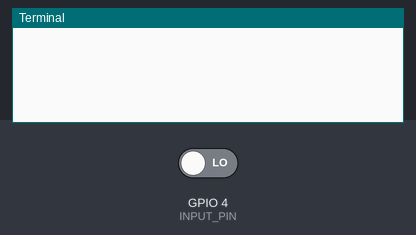
A program run on a simulated Raspberry Pi (BCM pin numbers). Parts: the last lines printed to the terminal. The inputs (shaded band) are chosen by the test bench; at power-on: GPIO 4 (INPUT_PIN) LOW.

Above: at 1.2 s.
1.3 s: GPIO 4 (INPUT_PIN) driven HIGH
At 1.9 s:
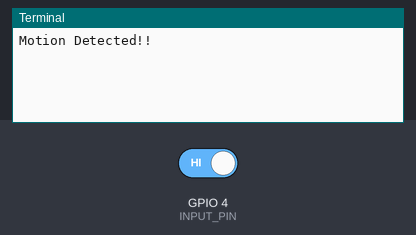
2.8 s: GPIO 4 (INPUT_PIN) driven LOW
At 4.2 s:
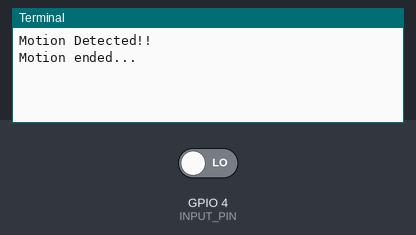

Measured:
- after the input at 1.3 s, the terminal: prints a new line at once (image 1)
- after the input at 2.8 s, the terminal: prints a new line at once (image 2)

The program:

pirMotionSensor.py
```python
import RPi.GPIO as GPIO        #GPIO를 사용하기 위해 추가
import time                    #time.sleep을 사용하기 위해 추가

INPUT_PIN = 4

g_nPirState = False
g_nVal = 0

GPIO.setmode(GPIO.BCM)
GPIO.setup(INPUT_PIN, GPIO.IN)

while True:
	g_nVal = GPIO.input(INPUT_PIN)
	if g_nVal:
		if g_nVal:
			if not g_nPirState:
				print('Motion Detected!!')
			g_nPirState = True
	else:
		if g_nPirState:
			print('Motion ended...')
		g_nPirState = False
```
